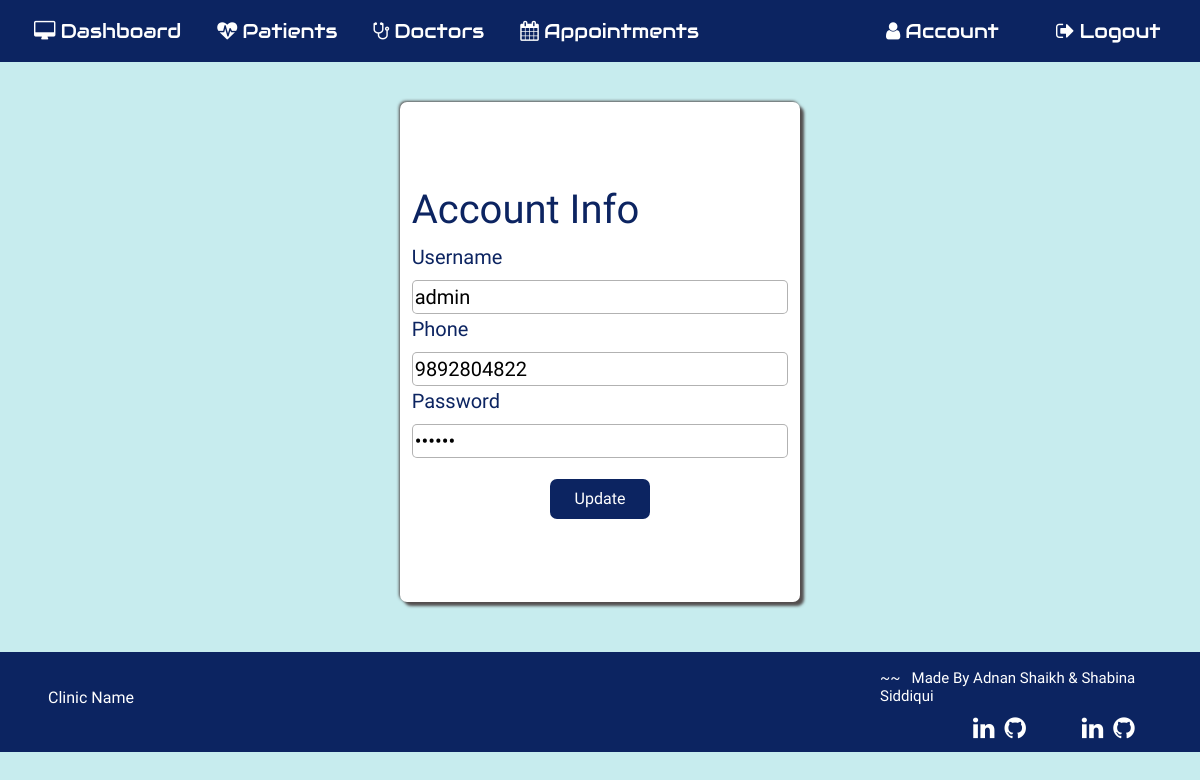
The app's page /editaccount/1 (signed in), older data.
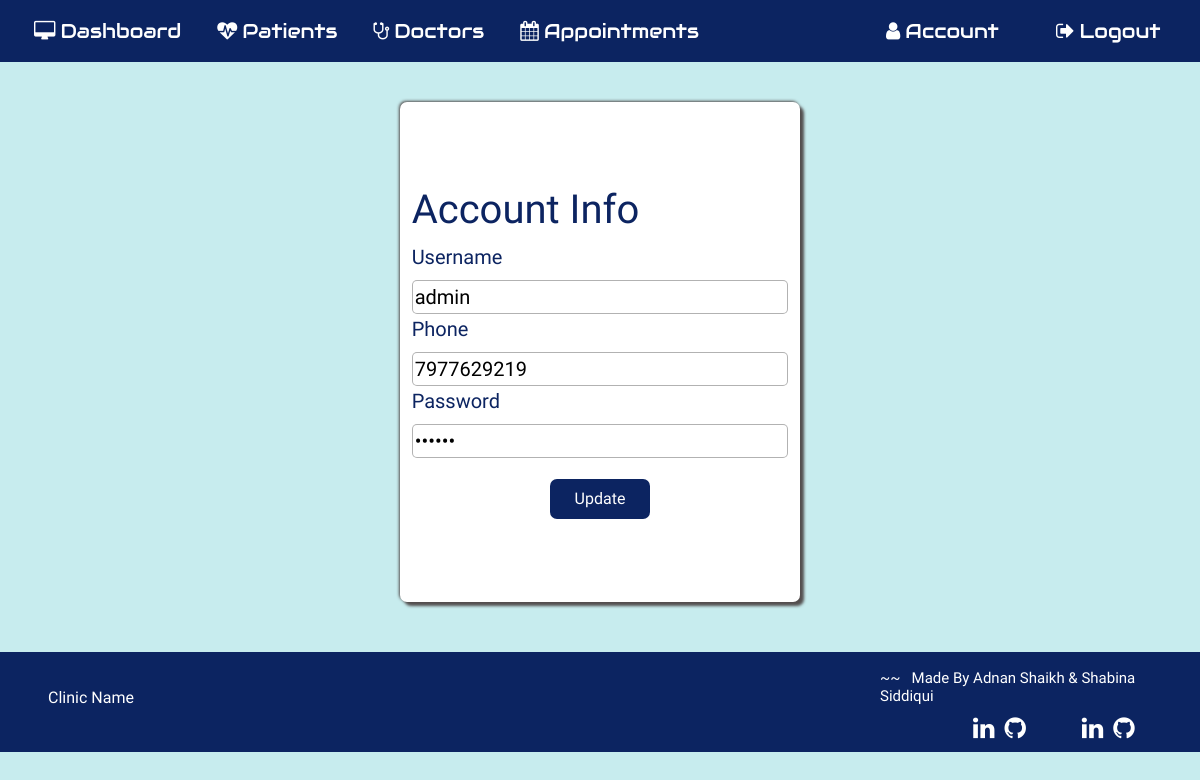
The same page, newer data.
### application/routes.py (models this page shows, shortened)
class Userstore(db.Model):
  __tablename__ = 'Userstore'
  id = db.Column(db.Integer, primary_key=True)
  username = db.Column(db.String(20))
  phone=db.Column(db.String(20))
  password = db.Column(db.String(20))
  profileimage = db.Column(db.String(20), nullable=False, default='default.jpg')

### application/routes.py (the view, shortened to what this page needs)
@app.route('/editaccount/<id>', methods=['GET', 'POST'])
def editaccount(id):
  if 'username' in session:
    editaccount = Userstore.query.filter_by( id = id ).first()
    return render_template('updateaccount.html', editaccount = editaccount)
  else:
    return redirect(url_for('login'))

### application/templates/updateaccount.html (shortened to what this page needs)
{% extends 'layout.html' %} {% include "includes/nav.html" %} {% block content%}
<section id="account">
    <div class="account-body form-style mt-3">
        <form action="" method="POST">
            <h1>Account Info</h1>
            <div class="account-username">
                <label for="nusername" class="account-heading">Username</label>
                <input class="account-heading" name="nusername" value="{{editaccount.username}}"></h2>
            </div>
            <div account-phone>
                <label for="nphone" class="account-heading">Phone</label>
                <input class="account-heading" name="nphone" value="{{editaccount.phone}}">
            </div>
            <div account-password>
                <label for="npass" class="account-heading" >Password</label>
                <input type="password" name="npass" class="account-heading" value="{{editaccount.password}}">
            </div>
            <div class="update-btn mt-3">
                <button class="btn" type="submit">Update</button>
            </div>
        </form>
    </div>
    {% include "includes/footer.html" %}
</section>
{% endblock content %}

Row changes from the older to the newer data that the page shows:
changed Userstore "admin": nphone "9892804822" → "7977629219"
